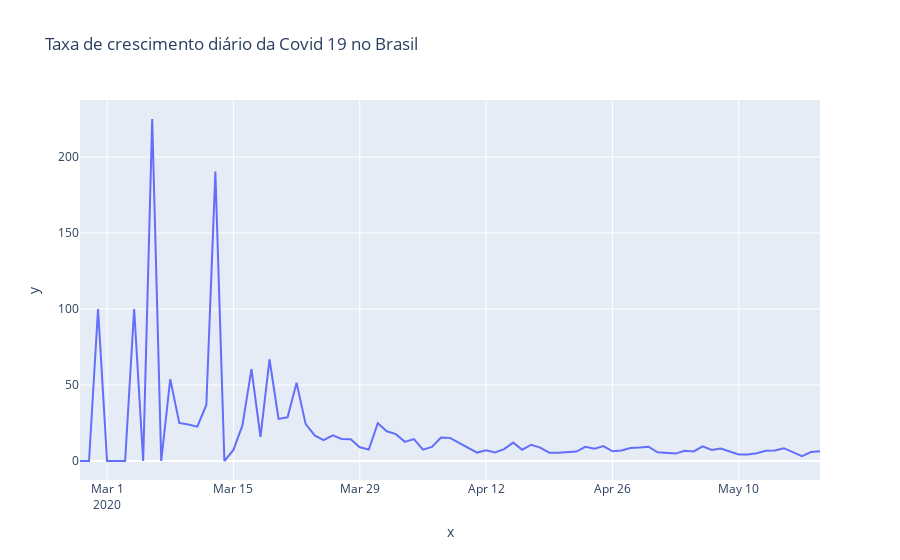

The notebook cell this image was saved under:
### Code cell
primeiro_dia = dadosBrasil.observationdate.loc[dadosBrasil.confirmed > 0].min()
px.line(x=pd.date_range(primeiro_dia,dadosBrasil.observationdate.max())[1:],
        y=taxas_diarias,title="Taxa de crescimento diário da Covid 19 no Brasil")
